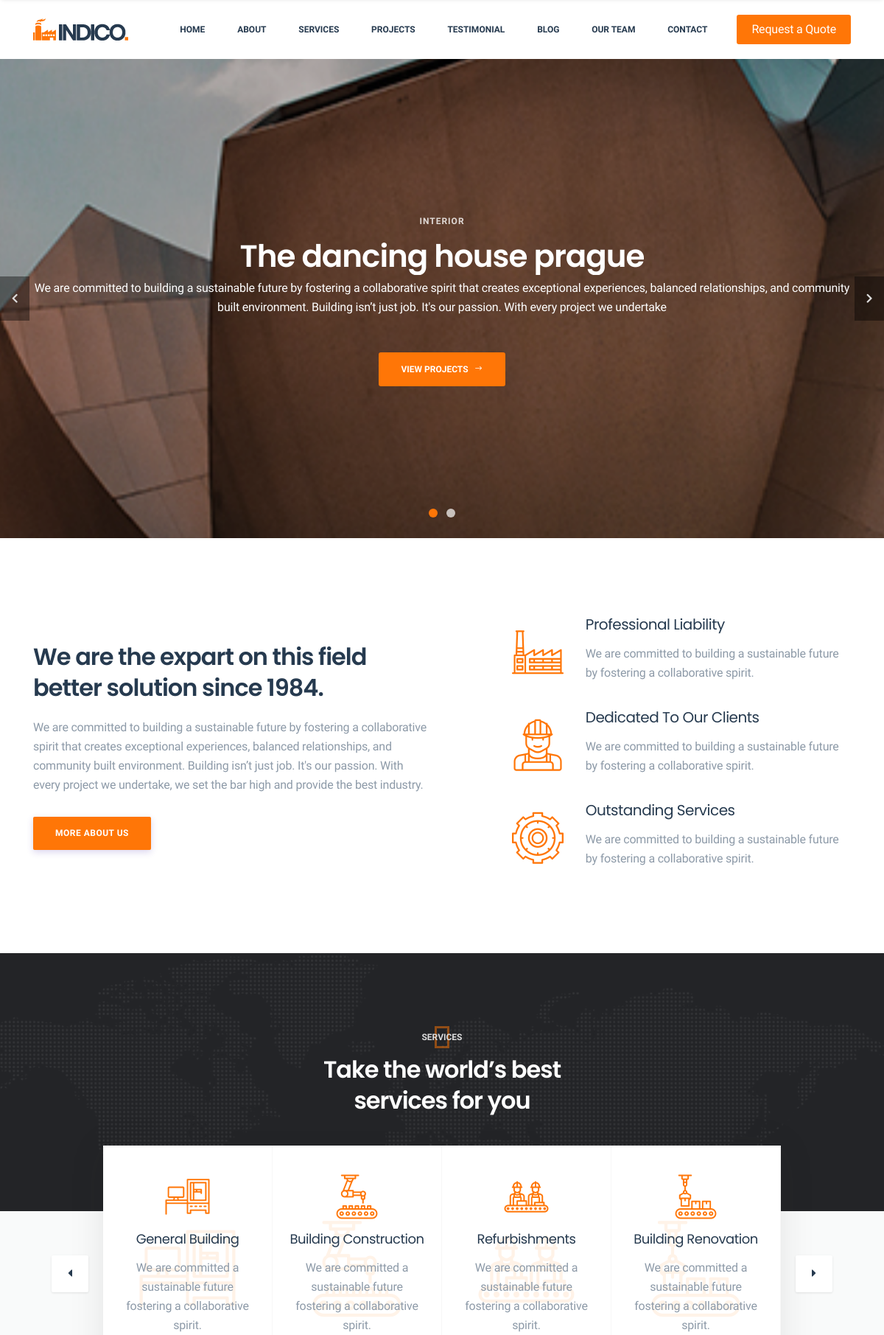
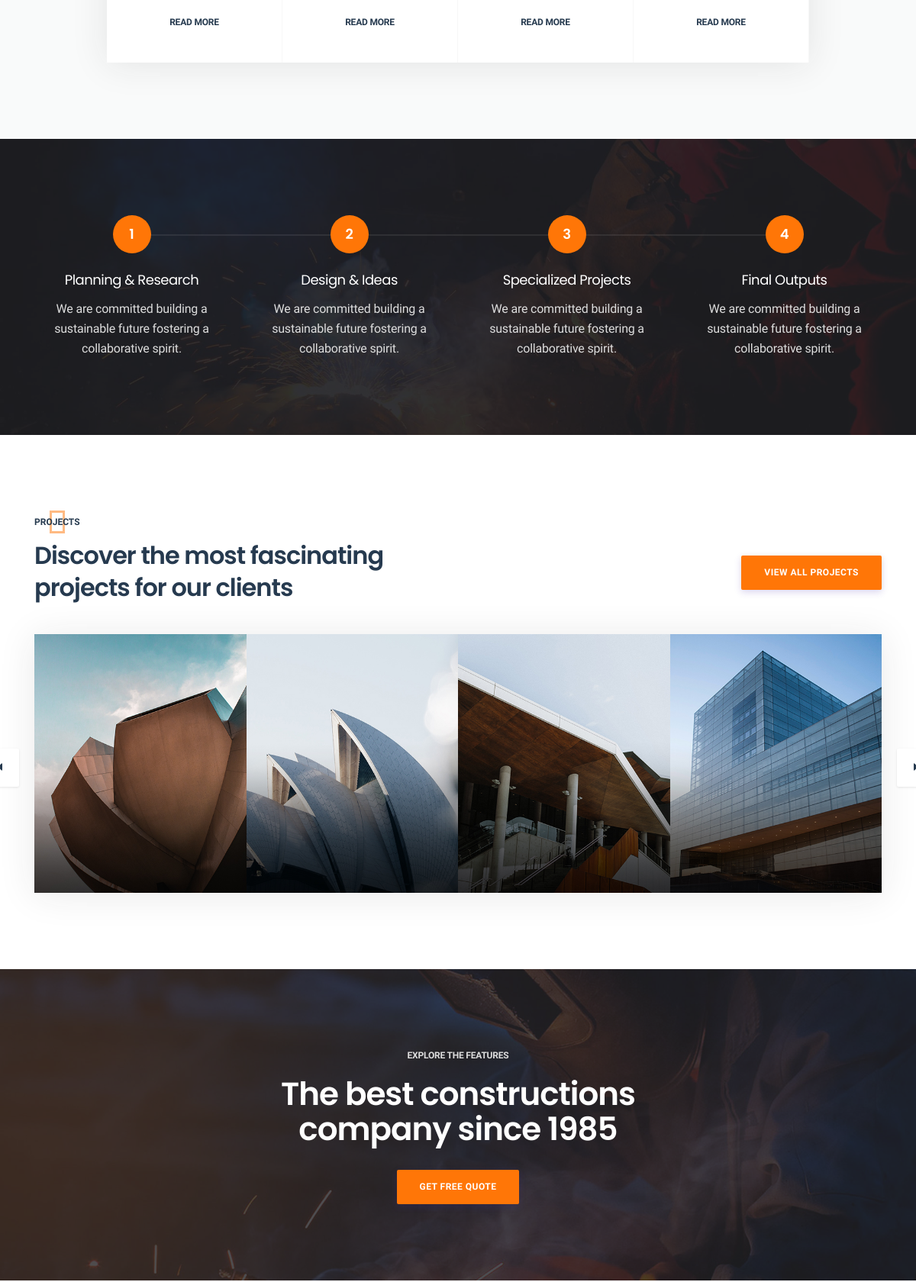
The page / (upper part) on the database its author committed (2 pictures, top to bottom).
### home/models.py (models this page shows, shortened)
class Settings(models.Model):
    title = models.CharField(max_length=100)
    header_logo = models.ImageField(upload_to='Logo', blank=True)
    footer_logo =models.ImageField(upload_to='Logo', blank=True)
    favicon =models.ImageField(upload_to='Logo', blank=True)
    description = models.TextField(blank=True)
    company = models.CharField(max_length=50)
    address = models.TextField(blank=True)
    phone = models.CharField(max_length=20, blank=True)
    email = models.EmailField(blank=True)
    facebook = models.URLField(max_length=200, blank=True)
    created_at = models.DateTimeField(auto_now_add=True)
    updated_at = models.DateTimeField(auto_now=True)

### projects/models.py (models this page shows, shortened)
class Project(models.Model):
    category = models.ForeignKey(ProjectCategory, on_delete=models.CASCADE, related_name='p_category')
    title = models.CharField(max_length=255)
    sub_title = models.TextField(blank=True)
    description = models.TextField(blank=True)
    feature_image = models.ImageField(upload_to='project_image', blank=True)
    architects = models.CharField(max_length=200)
    location = models.CharField(max_length=100)
    area = models.FloatField(default=0.00)
    project_start = models.DateField(blank=True)
    project_end = models.DateField(blank=True)
    manufactures = models.CharField(max_length=200)
    created_at = models.DateTimeField(auto_now_add=True)
    updated_at = models.DateTimeField(auto_now=True)
    objects = ProjectManager()

class ProjectCategory(models.Model):
    title = models.CharField(max_length=100)
    def __str__(self):
        return self.title

### about/models.py (models this page shows, shortened)
class AboutContent(models.Model):
    title = models.CharField(max_length=255)
    description = models.TextField(blank=True)

class AboutPromo(models.Model):
    title = models.CharField(max_length=255)
    description = models.TextField(blank=True)
    icon_name = models.CharField(max_length=50, blank=True)

### home/views.py (the view)
# urls.py: path('', views.HomeView.as_view(), name='home'),
class HomeView(TemplateView):
    template_name = 'home/home.html'
    def get_context_data(self, **kwargs):
        context = super().get_context_data(**kwargs)
        context['projects'] = Project.objects.all()
        context['about_content'] = AboutContent.objects.first()
        context['about_promo'] = AboutPromo.objects.all()
        return context

### home/context_processors.py (called while the page is built)
def my_settings(request):
    info = Settings.objects.first()
    return {'info':info}

### templates/home/home.html (shortened to what this page needs)
{% extends 'base.html' %}
{% load static %}
{% block main_content %}
<div id="main-slider" class="dl-slider">
    {% for project in projects %}
    <div class="single-slide">
        <div class="bg-img kenburns-top-right" style="background-image: url({{ project.feature_image.url }});"></div>
        <div class="overlay"></div>
        <div class="slider-content-wrap d-flex align-items-center text-center">
            <div class="container">
                <div class="slider-content">
                    <div class="dl-caption medium">
                        <div class="inner-layer">
                            <div data-animation="fade-in-top" data-delay="1s">{{ project.category }}</div>
                        </div>
                    </div>
                    <div class="dl-caption big">
                        <div class="inner-layer">
                            <div data-animation="fade-in-bottom" data-delay="2s">{{ project.title }}</div>
                        </div>
                    </div>
                    <div class="dl-caption small">
                        <div class="inner-layer">
                            <div data-animation="fade-in-bottom" data-delay="3s">{{ project.sub_title|linebreaks }}</div>
                        </div>
                    </div>
                    <div class="dl-btn-group">
                        <div class="inner-layer">
                            <a href="{% url 'projects:project-detail' pk=project.pk %}" class="dl-btn" data-animation="fade-in-bottom" data-delay="3.5s">View Projects
                                <i class="arrow_right"></i></a>
                        </div>
                    </div>
                </div>
            </div>
        </div>
    </div>
    {% endfor %}
</div>
<section class="about-section padding">
    <div class="container">
        <div class="row about-wrap">
            <div class="col-lg-6 sm-padding">
                <div class="about-content wow fadeInLeft">
                    <h2>{{ about_content.title }}</h2>
                    <p>{{ about_content.description }}</p>
                    <a href="{% url 'about:about-us' %}" class="default-btn">More About Us</a>
                </div>
            </div>
            <div class="col-lg-6 sm-padding">
                <ul class="about-promo">
                    {% for item in about_promo %}
                    <li class="about-promo-item wow fadeInUp">
                        <i class="flaticon-{{ item.icon_name }}"></i>
                        <div>
                            <h3>{{ item.title }}</h3>
                            <p>{{ item.description }}</p>
                        </div>
                    </li>
                    {% endfor %}
                </ul>
            </div>
        </div>
    </div>
</section>
<section class="service-section bg-grey padding">
    <div class="dark-bg"></div>
    <div class="section-heading dark-background text-center mb-40 wow fadeInUp" data-wow-delay="100ms">
        <span>Services</span>
        <h2>Take the world’s best <br> services for you</h2>
    </div>
    <div class="container">
        <div class="row">
            <div class="col-lg-10 offset-lg-1">
                <div id="service-carousel" class="service-carousel box-shadow owl-carousel">
                    <div class="service-item">
                        <div class="service-icon">
                            <i class="flaticon-3d-printer"></i>
                        </div>
                        <h3>General Building</h3>
                        <p>We are committed a sustainable future fostering a collaborative spirit.</p>
                        <a href="#" class="read-more">Read More</a>
                        <div class="overlay-icon">
                            <i class="flaticon-3d-printer"></i>
                        </div>
                    </div>
                    <div class="service-item">
                        <div class="service-icon">
                            <i class="flaticon-industrial-robot"></i>
                        </div>
                        <h3>Building Construction</h3>
                        <p>We are committed a sustainable future fostering a collaborative spirit.</p>
                        <a href="#" class="read-more">Read More</a>
                        <div class="overlay-icon">
                            <i class="flaticon-industrial-robot"></i>
                        </div>
                    </div>
                    <div class="service-item">
                        <div class="service-icon">
                            <i class="flaticon-assembly-line"></i>
                        </div>
                        <h3>Refurbishments</h3>
                        <p>We are committed a sustainable future fostering a collaborative spirit.</p>
                        <a href="#" class="read-more">Read More</a>
                        <div class="overlay-icon">
                            <i class="flaticon-assembly-line"></i>
                        </div>
                    </div>
                    <div class="service-item">
                        <div class="service-icon">
                            <i class="flaticon-conveyor"></i>
                        </div>
                        <h3>Building Renovation</h3>
                        <p>We are committed a sustainable future fostering a collaborative spirit.</p>
                        <a href="#" class="read-more">Read More</a>
                        <div class="overlay-icon">
                            <i class="flaticon-conveyor"></i>
                        </div>
                    </div>
                </div>
            </div>
        </div>
    </div>
</section>
<section class="work-pro-section padding">
    <div class="container">
        <div class="row">
            <div class="col-lg-3 col-sm-6 sm-padding">
                <div class="work-pro-item text-center">
                    <span class="number">1</span>
                    <div class="number-line"></div>
                    <h3>Planning & Research</h3>
                    <p>We are committed building a sustainable future fostering a collaborative spirit.</p>
                </div>
            </div>
            <div class="col-lg-3 col-sm-6 sm-padding">
                <div class="work-pro-item text-center">
                    <span class="number">2</span>
                    <div class="number-line"></div>
                    <h3>Design & Ideas</h3>
                    <p>We are committed building a sustainable future fostering a collaborative spirit.</p>
                </div>
            </div>
            <div class="col-lg-3 col-sm-6 sm-padding">
                <div class="work-pro-item text-center">
                    <span class="number">3</span>
                    <div class="number-line"></div>
                    <h3>Specialized Projects</h3>
                    <p>We are committed building a sustainable future fostering a collaborative spirit.</p>
                </div>
            </div>
            <div class="col-lg-3 col-sm-6 sm-padding">
                <div class="work-pro-item text-center">
                    <span class="number">4</span>
                    <h3>Final Outputs</h3>
                    <p>We are committed building a sustainable future fostering a collaborative spirit.</p>
                </div>
            </div>
        </div>
    </div>
</section>
<section class="projects-section padding">
    <div class="container">
        <div class="row d-flex align-items-center">
            <div class="col-lg-8 col-md-6">
                <div class="section-heading mb-40">
                    <span>Projects</span>
                    <h2>Discover the most fascinating <br>projects for our clients</h2>
                </div>
            </div>
            <div class="col-lg-4 col-md-6 text-right">
                <a href="#" class="default-btn">View All Projects</a>
            </div>
        </div>
        <div id="projects-carousel" class="projects-carousel box-shadow owl-carousel">
            <div class="project-item">
                <img src="img/project-1.jpg" alt="projects">
            </div>
            <div class="project-item">
                <img src="img/project-2.jpg" alt="projects">
            </div>
            <div class="project-item">
                <img src="img/project-3.jpg" alt="projects">
            </div>
            <div class="project-item">
                <img src="img/project-4.jpg" alt="projects">
            </div>
        </div>
    </div>
</section>
<div class="cta-section padding">
    <div class="container">
        <div class="cta-content text-center">
            <span class="wow fadeInUp">Explore The Features</span>
            <h2 class="wow fadeInUp" data-wow-delay="300ms">The best constructions <br>company since 1985</h2>
            <a href="#" class="default-btn wow fadeInUp" data-wow-delay="500ms">Get Free Quote</a>
        </div>
    </div>
</div>
{% endblock main_content %}

### templates/header.html (shortened to what this page needs)
<header class="header">
    <div class="primary-header">
        <div class="container">
            <div class="primary-header-inner">
                <div class="header-logo">
                    <a href="#">
                        {% if info.header_logo %}
                        <img src="{{ info.header_logo.url }}" alt="Indico">
                        {% endif %}
                    </a>
                </div>
                <div class="header-menu-wrap">
                    <ul class="dl-menu">
                        <li><a href="{% url 'home:home' %}">Home</a></li>
                        <li><a href="{% url 'about:about-us' %}">About</a></li>
                        <li><a href="{% url 'service:service' %}">Services</a></li>
                        <li><a href="{% url 'service:service' %}">Projects</a></li>
                        <li><a href="testimonial.html">Testimonial</a></li>
                        <li><a href="{% url 'service:service' %}">Blog</a></li>
                        <li><a href="team.html">Our Team</a></li>
                        <li><a href="contact.html">Contact</a></li>
                    </ul>
                </div>
                <div class="header-right">
                    <a class="menu-btn" href="#">Request a Quote</a>
                </div>
            </div>
        </div>
    </div>
</header>

### static/css/slider.css (style rules this page uses)
.slider-content-wrap { height:650px }
.dl-slider .overlay { background-color:rgba(0,0,0,.3);width:100%;height:100%;position:absolute;left:0;top:0;z-index:-1 }
.dl-slider .bg-img { display:block;background-repeat:no-repeat;-webkit-background-size:cover;background-size:cover;background-position:center center;width:100%;height:100%;position:absolute;left:0;top:0;overflow:hidden;z-index:-1 }
.dl-slider .dl-caption { color:#fff;font-family:poppins,sans-serif }
.dl-slider .dl-caption .inner-layer { display:inline-block;overflow:hidden }
.dl-slider .dl-caption.medium { white-space:nowrap;font-size:12px;font-family:work sans,sans-serif;letter-spacing:0;line-height:26px;height:26px;font-weight:600;color:rgb(255,255,255,.8);letter-spacing:1px;text-transform:uppercase;visibility:inherit;transition:none 0s ease 0s;text-align:inherit;border-width:0;margin:0;padding:0;min-height:0;min-width:0;max-height:none;max-width:none;opacity:1;margin-bottom:10px }
.dl-slider .dl-caption.big { white-space:nowrap;font-size:42px;line-height:50px;font-weight:600;color:#fff;letter-spacing:-1px;height:50px }
.dl-slider .slider-content { position:relative }
.dl-slider .dl-caption.small { font-family:source sans pro,sans-serif;font-size:16px;font-weight:400;letter-spacing:-.2px;line-height:26px;color:#fff;margin-top:5px }
.dl-slider .dl-btn-group { margin-top:25px;overflow:hidden }
.dl-slider .dl-btn { background-color:#ff7607;display:inline-block;color:#fff;font-size:12px;line-height:12;font-family:work sans,sans-serif;letter-spacing:0;font-weight:600;text-transform:uppercase;transition:all .2s ease-in-out;display:inline-block;padding:0 30px;line-height:45px;border-radius:3px }
.dl-slider .dl-btn i { margin-left:5px;line-height:45px }
.fade-in-top { -webkit-animation:fade-in-top .6s cubic-bezier(.39,.575,.565,1) both;animation:fade-in-top .6s cubic-bezier(.39,.575,.565,1) both }
.fade-in-bottom { -webkit-animation:fade-in-bottom .6s cubic-bezier(.39,.575,.565,1) both;animation:fade-in-bottom .6s cubic-bezier(.39,.575,.565,1) both }
.dl-slider .slick-current.slick-active .kenburns-top-right { -webkit-animation:kenburns-top-right 10s ease-out both;animation:kenburns-top-right 10s ease-out both;animation-delay:.1s }

### static/css/venobox/venobox.css (style rules this page uses)
.animated { webkit-transition:margin .3s ease-out;transition:margin .3s ease-out }

### rows shown on the page
Settings: header_logo (picture)
Project: feature_image (picture), category "INTERIOR", title "The dancing house prague", sub_title "We are committed to building a sustainable future by fostering a collaborative spirit that creates exceptional experiences, balanced relationships, and community built environment. Building isn’t just job. It's our passion. With every project we undertake"
AboutContent: title "We are the expart on this field better solution since 1984.", description "We are committed to building a sustainable future by fostering a collaborative spirit that creates exceptional experiences, balanced relationships, and community built environment. Building isn’t just job. It's our passion. With every project we undertake, we set the bar high and provide the best industry."
AboutPromo: title "Professional Liability", description "We are committed to building a sustainable future by fostering a collaborative spirit."
AboutPromo: title "Dedicated To Our Clients", description "We are committed to building a sustainable future by fostering a collaborative spirit."
AboutPromo: title "Outstanding Services", description "We are committed to building a sustainable future by fostering a collaborative spirit."
